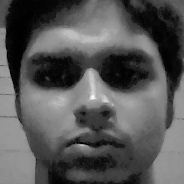
#> input picture CHLOE_Parallel7/training/1/datamatrix002.jpg, 184 x 184 px
$ python train_manual.py   (Python 2 division)
#> lines starting #> are read from the running program, lines starting #| are printed output that depends on the picture
### CHLOE_Parallel7/face.py
"""Raspberry Pi Face Recognition Treasure Box
Face Detection Helper Functions
Copyright 2013 Tony DiCola

Functions to help with the detection and cropping of faces.
"""
import cv2

import config


haar_faces = cv2.CascadeClassifier(config.HAAR_FACES)


# [23 lines left out: functions detect_single, crop, not called in this run]

def resize(image):
	"""Resize a face image to the proper size for training and detection.
	"""
	return cv2.resize(image,
					  (config.FACE_WIDTH, config.FACE_HEIGHT),
					  interpolation=cv2.INTER_LANCZOS4)

### CHLOE_Parallel7/train_manual.py
"""Raspberry Pi Face Recognition Treasure Box
Face Recognition Training Script
Copyright 2013 Tony DiCola

Run this script to train the face recognition system with positive and negative
training images.  The face recognition model is based on the eigen faces
algorithm implemented in OpenCV.  You can find more details on the algorithm
and face recognition here:
  http://docs.opencv.org/modules/contrib/doc/facerec/facerec_tutorial.html
"""
import fnmatch
import os

import cv2
import numpy as np

import config
import face


MEAN_FILE = 'mean.png'
POSITIVE_EIGENFACE_FILE = 'positive_eigenface.png'
NEGATIVE_EIGENFACE_FILE = 'negative_eigenface.png'


def walk_files(directory, match):
	"""Generator function to iterate through all files in a directory recursively
	which match the given filename match parameter.
	"""
	for root, dirs, files in os.walk(directory):
		for filename in fnmatch.filter(files, match):
			yield os.path.join(root, filename)

def prepare_image(filename):
	"""Read an image as grayscale and resize it to the appropriate size for
	training the face recognition model.
	"""
	return face.resize(cv2.imread(filename, cv2.IMREAD_GRAYSCALE))
#> in resize, `return cv2.resize(image, (config.FACE_WIDTH, config.FACE_HEIGHT), inte..`:
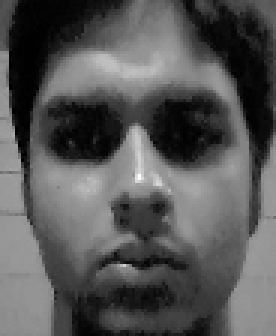
#> returned value: shape (112, 92) (shown 3 times larger); min 0, max 255, mean 86.4

def normalize(X, low, high, dtype=None):
	"""Normalizes a given array in X to a value between low and high.
	Adapted from python OpenCV face recognition example at:
	  https://github.com/Itseez/opencv/blob/2.4/samples/python2/facerec_demo.py
	"""
	X = np.asarray(X)
	minX, maxX = np.min(X), np.max(X)
	# normalize to [0...1].
	X = X - float(minX)
	X = X / float((maxX - minX))
	# scale to [low...high].
	X = X * (high-low)
	X = X + low
	if dtype is None:
		return np.asarray(X)
	return np.asarray(X, dtype=dtype)

if __name__ == '__main__':
	print "Reading training images..."
	faces = []
	labels = []
	traincount = 0
	# Read all training images
	subs=len([x[0] for x in os.walk(".\\training")])
	for traincount in xrange(1,subs):
		loc= ".\\training\%d" %traincount

		for filename in walk_files(loc,'*.jpg'):
			faces.append(prepare_image(filename))
			labels.append(traincount)
		traincount += 1
#> traincount = 2
	# Read all negative images

	print 'Read', traincount-1, 'subjects'
#| Read 1 subjects

	# Train model
	print 'Training model...'
#> (the run stopped early here; a loop or call above may not have finished)
